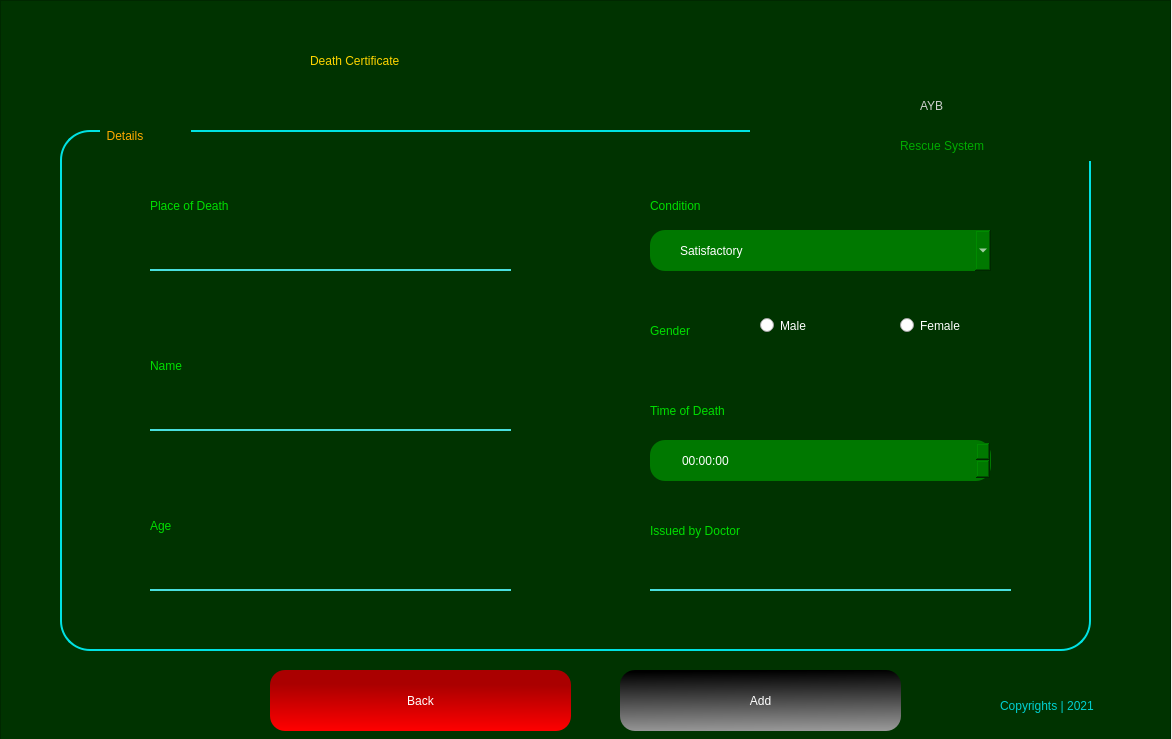
<?xml version="1.0" encoding="UTF-8"?>
<ui version="4.0">
 <class>Form</class>
 <widget class="QWidget" name="Form">
  <property name="geometry">
   <rect>
    <x>0</x>
    <y>0</y>
    <width>1172</width>
    <height>739</height>
   </rect>
  </property>
  <property name="windowTitle">
   <string>Form</string>
  </property>
  <widget class="QFrame" name="frame">
   <property name="geometry">
    <rect>
     <x>0</x>
     <y>0</y>
     <width>1171</width>
     <height>741</height>
    </rect>
   </property>
   <property name="styleSheet">
    <string notr="true">QFrame{

background-color: rgb(0, 51, 0);
color: rgb(0, 0, 0);

}
</string>
   </property>
   <property name="frameShape">
    <enum>QFrame::StyledPanel</enum>
   </property>
   <property name="frameShadow">
    <enum>QFrame::Raised</enum>
   </property>
   <widget class="QLabel" name="label_5">
    <property name="geometry">
     <rect>
      <x>310</x>
      <y>10</y>
      <width>411</width>
      <height>101</height>
     </rect>
    </property>
    <property name="styleSheet">
     <string notr="true">font: 87 26pt &quot;Arial Black&quot;;
color: rgb(255, 213, 0);</string>
    </property>
    <property name="text">
     <string>Death Certificate</string>
    </property>
   </widget>
   <widget class="QLabel" name="label_7">
    <property name="geometry">
     <rect>
      <x>10</x>
      <y>670</y>
      <width>61</width>
      <height>61</height>
     </rect>
    </property>
    <property name="styleSheet">
     <string notr="true">background-image: url(:/newPrefix/—Pngtree—red and black logo_5517319.png);</string>
    </property>
    <property name="text">
     <string/>
    </property>
    <property name="pixmap">
     <pixmap resource="mainLogo.qrc">:/newPrefix/—Pngtree—red and black logo_5517319.png</pixmap>
    </property>
    <property name="scaledContents">
     <bool>true</bool>
    </property>
   </widget>
   <widget class="QLabel" name="label_8">
    <property name="geometry">
     <rect>
      <x>1000</x>
      <y>690</y>
      <width>161</width>
      <height>31</height>
     </rect>
    </property>
    <property name="styleSheet">
     <string notr="true">font: 25 12pt &quot;Bahnschrift Light&quot;;
color: rgb(0, 208, 208);</string>
    </property>
    <property name="text">
     <string>Copyrights | 2021</string>
    </property>
   </widget>
   <widget class="QFrame" name="frame_3">
    <property name="geometry">
     <rect>
      <x>60</x>
      <y>130</y>
      <width>1031</width>
      <height>521</height>
     </rect>
    </property>
    <property name="styleSheet">
     <string notr="true">QFrame{

border: 2px solid rgb(0, 226, 226);
border-radius: 30px;

}</string>
    </property>
    <property name="frameShape">
     <enum>QFrame::StyledPanel</enum>
    </property>
    <property name="frameShadow">
     <enum>QFrame::Raised</enum>
    </property>
    <widget class="QLabel" name="label_2">
     <property name="geometry">
      <rect>
       <x>40</x>
       <y>-10</y>
       <width>91</width>
       <height>31</height>
      </rect>
     </property>
     <property name="styleSheet">
      <string notr="true">border: none;
font: 12pt &quot;MS Shell Dlg 2&quot;;
color: rgb(255, 170, 0)</string>
     </property>
     <property name="text">
      <string>  Details</string>
     </property>
    </widget>
    <widget class="QLineEdit" name="locationTxt">
     <property name="geometry">
      <rect>
       <x>90</x>
       <y>100</y>
       <width>361</width>
       <height>41</height>
      </rect>
     </property>
     <property name="styleSheet">
      <string notr="true">QLineEdit{
background-color: rgb(0, 51, 0);
border-top:none;
border-left: none;
border-right: none;
border-bottom: 2px solid rgb(74, 224, 222);
color: #FFF;
	font: 11pt &quot;MS Shell Dlg 2&quot;;

}

QLineEdit:hover{

border-bottom: 2px solid rgb(0, 125, 125);

}

QLineEdit:focus{
border: 2px solid rgb(0, 141, 212);
border-radius: 25px;
}</string>
     </property>
     <property name="text">
      <string/>
     </property>
    </widget>
    <widget class="QLabel" name="label_3">
     <property name="geometry">
      <rect>
       <x>90</x>
       <y>60</y>
       <width>201</width>
       <height>31</height>
      </rect>
     </property>
     <property name="styleSheet">
      <string notr="true">font: 16pt &quot;Myanmar Text&quot;;
color: rgb(0, 222, 0);
border: none;
</string>
     </property>
     <property name="text">
      <string>Place of Death</string>
     </property>
    </widget>
    <widget class="QLabel" name="label_4">
     <property name="geometry">
      <rect>
       <x>90</x>
       <y>220</y>
       <width>201</width>
       <height>31</height>
      </rect>
     </property>
     <property name="styleSheet">
      <string notr="true">font: 16pt &quot;Myanmar Text&quot;;
color: rgb(0, 222, 0);
border: none;
</string>
     </property>
     <property name="text">
      <string>Name</string>
     </property>
    </widget>
    <widget class="QLineEdit" name="nameTxt">
     <property name="geometry">
      <rect>
       <x>90</x>
       <y>260</y>
       <width>361</width>
       <height>41</height>
      </rect>
     </property>
     <property name="styleSheet">
      <string notr="true">QLineEdit{
background-color: rgb(0, 51, 0);
border-top:none;
border-left: none;
border-right: none;
border-bottom: 2px solid rgb(74, 224, 222);
color: #FFF;
	font: 11pt &quot;MS Shell Dlg 2&quot;;

}

QLineEdit:hover{

border-bottom: 2px solid rgb(0, 125, 125);

}

QLineEdit:focus{
border: 2px solid rgb(0, 141, 212);
border-radius: 25px;
}</string>
     </property>
     <property name="text">
      <string/>
     </property>
    </widget>
    <widget class="QLabel" name="label_9">
     <property name="geometry">
      <rect>
       <x>90</x>
       <y>380</y>
       <width>201</width>
       <height>31</height>
      </rect>
     </property>
     <property name="styleSheet">
      <string notr="true">font: 16pt &quot;Myanmar Text&quot;;
color: rgb(0, 222, 0);
border: none;
</string>
     </property>
     <property name="text">
      <string>Age</string>
     </property>
    </widget>
    <widget class="QLineEdit" name="ageTxt">
     <property name="geometry">
      <rect>
       <x>90</x>
       <y>420</y>
       <width>361</width>
       <height>41</height>
      </rect>
     </property>
     <property name="styleSheet">
      <string notr="true">QLineEdit{
background-color: rgb(0, 51, 0);
border-top:none;
border-left: none;
border-right: none;
border-bottom: 2px solid rgb(74, 224, 222);
color: #FFF;
	font: 11pt &quot;MS Shell Dlg 2&quot;;

}

QLineEdit:hover{

border-bottom: 2px solid rgb(0, 125, 125);

}

QLineEdit:focus{
border: 2px solid rgb(0, 141, 212);
border-radius: 25px;
}</string>
     </property>
     <property name="text">
      <string/>
     </property>
    </widget>
    <widget class="QComboBox" name="conditionBox">
     <property name="geometry">
      <rect>
       <x>590</x>
       <y>100</y>
       <width>341</width>
       <height>41</height>
      </rect>
     </property>
     <property name="styleSheet">
      <string notr="true">QComboBox{
	background-color: rgb(0, 120, 0);
border-radius: 15px;
color: #FFF;
	font: 14pt &quot;MS Reference Sans Serif&quot;;
padding-left: 30px;
align-items: right;

}

QComboBox:hover{

background-color: rgb(0, 231, 0);

}</string>
     </property>
     <item>
      <property name="text">
       <string>Satisfactory</string>
      </property>
     </item>
     <item>
      <property name="text">
       <string>Undetermined</string>
      </property>
     </item>
     <item>
      <property name="text">
       <string>Fair</string>
      </property>
     </item>
     <item>
      <property name="text">
       <string>Good</string>
      </property>
     </item>
     <item>
      <property name="text">
       <string>Serious</string>
      </property>
     </item>
     <item>
      <property name="text">
       <string>Critical</string>
      </property>
     </item>
    </widget>
    <widget class="QLabel" name="label_12">
     <property name="geometry">
      <rect>
       <x>590</x>
       <y>60</y>
       <width>201</width>
       <height>31</height>
      </rect>
     </property>
     <property name="styleSheet">
      <string notr="true">font: 16pt &quot;Myanmar Text&quot;;
color: rgb(0, 222, 0);
border: none;
</string>
     </property>
     <property name="text">
      <string>Condition</string>
     </property>
    </widget>
    <widget class="QLabel" name="label_15">
     <property name="geometry">
      <rect>
       <x>590</x>
       <y>180</y>
       <width>201</width>
       <height>41</height>
      </rect>
     </property>
     <property name="styleSheet">
      <string notr="true">font: 16pt &quot;Myanmar Text&quot;;
color: rgb(0, 222, 0);
border: none;
</string>
     </property>
     <property name="text">
      <string>Gender</string>
     </property>
    </widget>
    <widget class="QRadioButton" name="maleRadio">
     <property name="geometry">
      <rect>
       <x>700</x>
       <y>180</y>
       <width>91</width>
       <height>31</height>
      </rect>
     </property>
     <property name="styleSheet">
      <string notr="true">color: #FFF;
font: 16pt &quot;MS Shell Dlg 2&quot;;</string>
     </property>
     <property name="text">
      <string>Male</string>
     </property>
    </widget>
    <widget class="QRadioButton" name="femaleRadio">
     <property name="geometry">
      <rect>
       <x>840</x>
       <y>180</y>
       <width>121</width>
       <height>31</height>
      </rect>
     </property>
     <property name="styleSheet">
      <string notr="true">color: #FFF;
font: 16pt &quot;MS Shell Dlg 2&quot;;</string>
     </property>
     <property name="text">
      <string>Female</string>
     </property>
    </widget>
    <widget class="QLabel" name="label_16">
     <property name="geometry">
      <rect>
       <x>590</x>
       <y>260</y>
       <width>201</width>
       <height>41</height>
      </rect>
     </property>
     <property name="styleSheet">
      <string notr="true">font: 16pt &quot;Myanmar Text&quot;;
color: rgb(0, 222, 0);
border: none;
</string>
     </property>
     <property name="text">
      <string>Time of Death</string>
     </property>
    </widget>
    <widget class="QTimeEdit" name="timeTxt">
     <property name="geometry">
      <rect>
       <x>590</x>
       <y>310</y>
       <width>341</width>
       <height>41</height>
      </rect>
     </property>
     <property name="styleSheet">
      <string notr="true">QTimeEdit{

	background-color: rgb(0, 120, 0);
border-radius: 15px;
color: #FFF;
	font: 14pt &quot;MS Reference Sans Serif&quot;;
padding-left: 30px;
align-items: right;

}


QTimeEdit:hover{

background-color: rgb(0, 231, 0);

}</string>
     </property>
    </widget>
    <widget class="QLabel" name="label_17">
     <property name="geometry">
      <rect>
       <x>590</x>
       <y>380</y>
       <width>201</width>
       <height>41</height>
      </rect>
     </property>
     <property name="styleSheet">
      <string notr="true">font: 16pt &quot;Myanmar Text&quot;;
color: rgb(0, 222, 0);
border: none;
</string>
     </property>
     <property name="text">
      <string>Issued by Doctor</string>
     </property>
    </widget>
    <widget class="QLineEdit" name="doctorTxt">
     <property name="geometry">
      <rect>
       <x>590</x>
       <y>420</y>
       <width>361</width>
       <height>41</height>
      </rect>
     </property>
     <property name="styleSheet">
      <string notr="true">QLineEdit{
background-color: rgb(0, 51, 0);
border-top:none;
border-left: none;
border-right: none;
border-bottom: 2px solid rgb(74, 224, 222);
color: #FFF;
	font: 11pt &quot;MS Shell Dlg 2&quot;;

}

QLineEdit:hover{

border-bottom: 2px solid rgb(0, 125, 125);

}

QLineEdit:focus{
border: 2px solid rgb(0, 141, 212);
border-radius: 25px;
}</string>
     </property>
     <property name="text">
      <string/>
     </property>
    </widget>
   </widget>
   <widget class="QPushButton" name="addBtn">
    <property name="geometry">
     <rect>
      <x>620</x>
      <y>670</y>
      <width>281</width>
      <height>61</height>
     </rect>
    </property>
    <property name="styleSheet">
     <string notr="true">QPushButton{
background-color: qlineargradient(spread:pad, x1:0.458, y1:0.0170455, x2:0.497512, y2:1, stop:0 rgba(0, 0, 0, 255), stop:1 rgba(152, 152, 152, 255));
border-radius:15px;
color: #FFF;
	font: 75 14pt &quot;Microsoft PhagsPa&quot;;

}

QPushButton:hover{

	background-color: rgb(0, 0, 0);
}</string>
    </property>
    <property name="text">
     <string>Add</string>
    </property>
   </widget>
   <widget class="QPushButton" name="backBtn">
    <property name="geometry">
     <rect>
      <x>270</x>
      <y>670</y>
      <width>301</width>
      <height>61</height>
     </rect>
    </property>
    <property name="styleSheet">
     <string notr="true">QPushButton{
background-color: qlineargradient(spread:pad, x1:0.512, y1:0.238636, x2:0.493, y2:1, stop:0 rgba(170, 0, 0, 255), stop:1 rgba(255, 0, 0, 255));
border-radius:15px;
color: #FFF;
	font: 75 14pt &quot;Microsoft PhagsPa&quot;;

}

QPushButton:hover{

	background-color: rgb(138, 0, 0);
}</string>
    </property>
    <property name="text">
     <string>Back</string>
    </property>
   </widget>
   <widget class="QLabel" name="label_24">
    <property name="geometry">
     <rect>
      <x>900</x>
      <y>130</y>
      <width>231</width>
      <height>31</height>
     </rect>
    </property>
    <property name="styleSheet">
     <string notr="true">font: 25 20pt &quot;Bahnschrift Light&quot;;
color: rgb(0, 170, 0);</string>
    </property>
    <property name="text">
     <string>Rescue System</string>
    </property>
   </widget>
   <widget class="QLabel" name="label_22">
    <property name="geometry">
     <rect>
      <x>750</x>
      <y>10</y>
      <width>211</width>
      <height>181</height>
     </rect>
    </property>
    <property name="styleSheet">
     <string notr="true">background-image: url(:/newPrefix/—Pngtree—red and black logo_5517319.png);</string>
    </property>
    <property name="text">
     <string/>
    </property>
    <property name="pixmap">
     <pixmap resource="mainLogo.qrc">:/newPrefix/—Pngtree—red and black logo_5517319.png</pixmap>
    </property>
    <property name="scaledContents">
     <bool>true</bool>
    </property>
   </widget>
   <widget class="QLabel" name="label_23">
    <property name="geometry">
     <rect>
      <x>920</x>
      <y>80</y>
      <width>191</width>
      <height>51</height>
     </rect>
    </property>
    <property name="styleSheet">
     <string notr="true">font: 87 36pt &quot;Arial Black&quot;;
color: rgb(207, 207, 207);</string>
    </property>
    <property name="text">
     <string>AYB</string>
    </property>
   </widget>
   <zorder>label_5</zorder>
   <zorder>label_7</zorder>
   <zorder>label_8</zorder>
   <zorder>frame_3</zorder>
   <zorder>addBtn</zorder>
   <zorder>backBtn</zorder>
   <zorder>label_22</zorder>
   <zorder>label_24</zorder>
   <zorder>label_23</zorder>
  </widget>
 </widget>
 <resources>
  <include location="mainLogo.qrc"/>
  <include location="C:/WINDOWS/system32/mainLogo.qrc"/>
 </resources>
 <connections/>
</ui>
